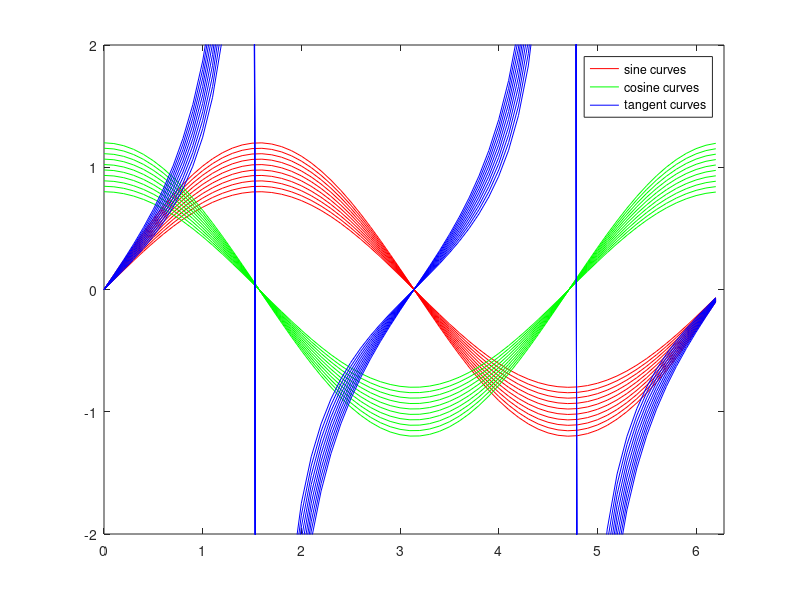

Write MATLAB code to recreate this figure.
% create some arbitrary data
% the data will be scales of sine, cosine, and tangent curves
t = (0:.1:2*pi)';
x = sin(t);
sc = linspace(.8,1.2,10);   % scaling matrix
x1 = repmat(x,1,10);
x1 = x1.*repmat(sc,length(t),1);
x = cos(t);
x2 = repmat(x,1,10);
x2 = x2.*repmat(sc,length(t),1);
x = tan(t);
x3 = repmat(x,1,10);
x3 = x3.*repmat(sc,length(t),1);
% plot the data
hf = figure;
hsin = plot(t,x1,'r');
hold on
hcos = plot(t,x2,'g');
htan = plot(t,x3,'b');
axis([0 2*pi -2 2])
% extract the handles that require legend entries
hleglines = [hsin(1) hcos(1) htan(1)];
% create the legend
hleg = legend(hleglines,'sine curves','cosine curves','tangent curves');